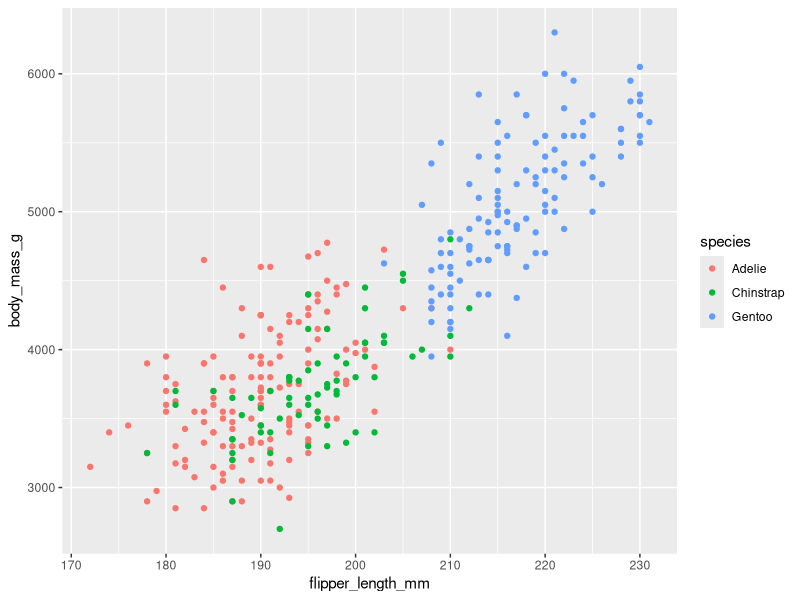
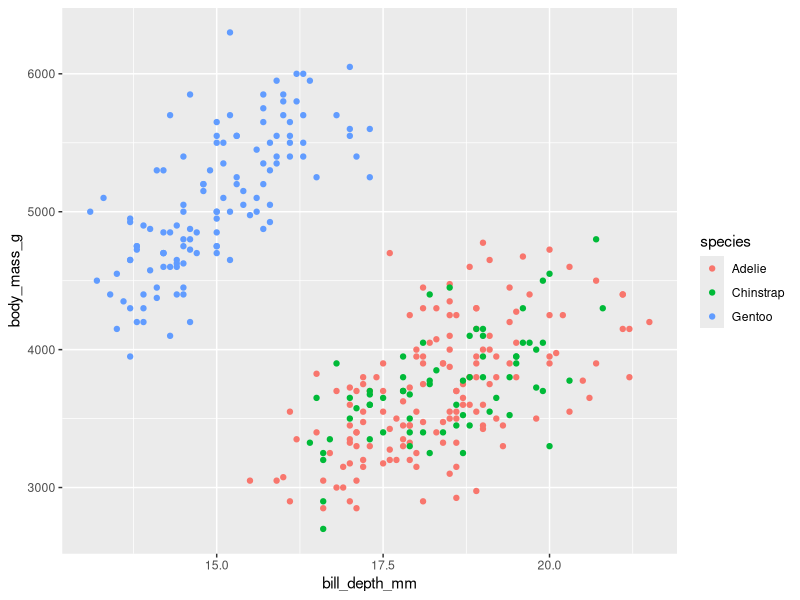
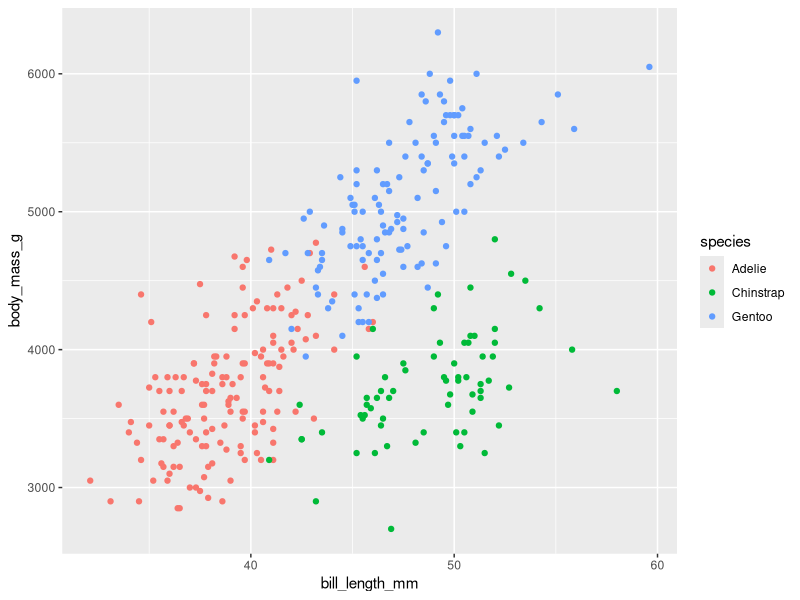
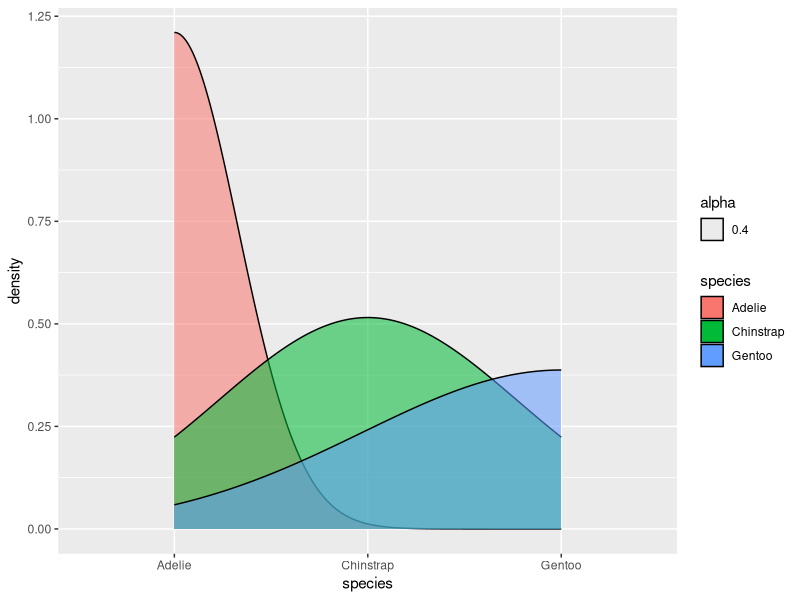
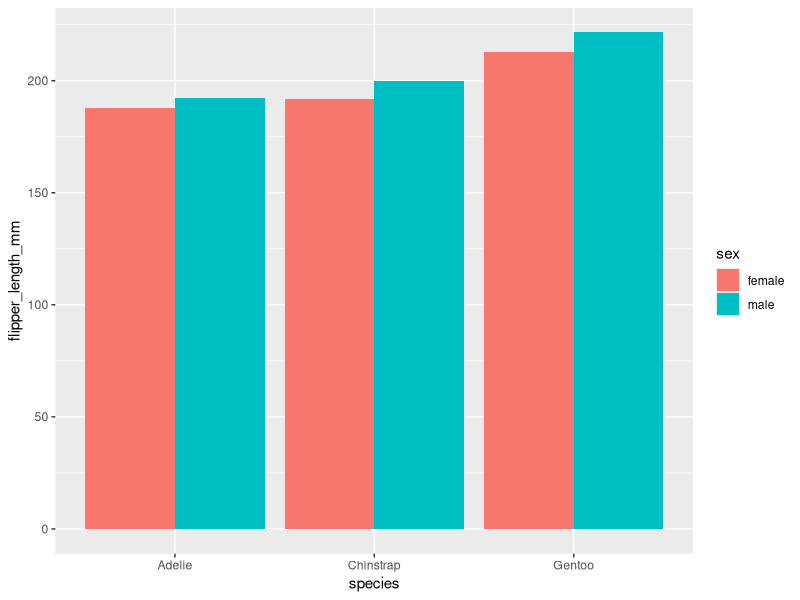

Generate these figures, in order, with R:
## ---- chunk 1
knitr::opts_chunk$set(echo = TRUE)
## ---- chunk 2
library(ggplot2)
library(tidyverse)
library(dplyr)
library(palmerpenguins)
## ---- chunk 3
# Assessing the dataset
head(penguins)
## ---- chunk 4
#column names
colnames(penguins)
## ---- chunk 5
# let us asses the structure of the dataset
str(penguins)
## ---- chunk 6
#glimpse the dataset
glimpse(penguins)
## ---- chunk 7
#count the penguin's species in the dataset
penguins %>%
  count(species)
## ---- chunk 8
#summary of the dataset
summary(penguins)
## ---- chunk 9
#looking for duplicated rows
n_distinct(penguins)
## ---- chunk 10
#unique penguin species
penguins %>% 
  distinct(species)
## ---- chunk 11
# checking correlation between numeric variables
penguins %>% 
  drop_na() %>% 
  select_if(is.numeric) %>% 
  cor()
## ---- chunk 12
ggplot(penguins) +
  geom_point(aes(flipper_length_mm, body_mass_g, color = species))
## ---- chunk 13
ggplot(penguins) +
  geom_point(aes(bill_depth_mm, body_mass_g, color = species))
## ---- chunk 14
ggplot(penguins) +
  geom_point(aes(bill_length_mm, body_mass_g, color = species))
## ---- chunk 15
ggplot(penguins) +
  geom_density(aes(x = species, fill = species, alpha = 0.4))
## ---- chunk 16
penguins_by_sex <- penguins %>% 
  filter(!is.na(sex)) %>% 
  group_by(species, sex) %>% 
  summarise(bill_depth_mm = mean(bill_depth_mm),
            bill_length_mm = mean(bill_length_mm),
            flipper_length_mm = mean(flipper_length_mm),
            body_mass_g = mean(body_mass_g))
## ---- chunk 17
ggplot(penguins_by_sex, aes(x = species, y = flipper_length_mm, fill = sex)) +
  geom_col(position = position_dodge())
